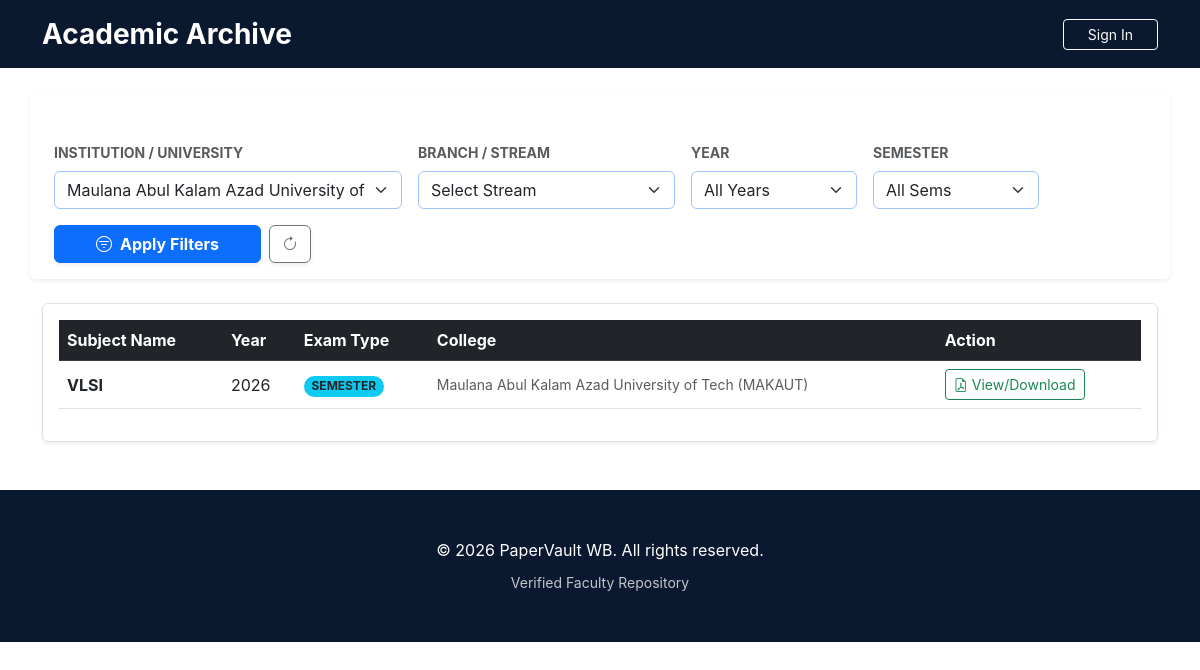
Screenshot of /search/?college=1 with the database file from the repository.
### papers/models.py (models this page shows, shortened)
class Paper(models.Model):
    EXAM_TYPES = [
        ('INTERNAL', 'Internal / CA'),
        ('SEMESTER', 'Semester (End-Sem)'),
        ('PRACTICAL', 'Practical Exam'),
    ]
    title = models.CharField(max_length=200)
    college = models.ForeignKey('colleges.College', on_delete=models.CASCADE)
    stream = models.ForeignKey('colleges.Stream', on_delete=models.CASCADE)
    semester = models.IntegerField(choices=[(i, f"Semester {i}") for i in range(1, 9)])
    year = models.IntegerField()
    subject_name = models.CharField(max_length=150)
    subject_code = models.CharField(max_length=20)
    exam_type = models.CharField(max_length=20, choices=EXAM_TYPES)
    pdf_file = models.FileField(upload_to='papers/%Y/%m/')
    uploaded_by = models.ForeignKey(User, on_delete=models.SET_NULL, null=True)
    uploaded_at = models.DateTimeField(auto_now_add=True)

### colleges/models.py (models this page shows, shortened)
class College(models.Model):
    UNIVERSITY_CHOICES = [
        ('MAKAUT', 'MAKAUT (formerly WBUT)'),
        ('JU', 'Jadavpur University'),
        ('CU', 'Calcutta University'),
        ('AUTONOMOUS', 'Autonomous Institution'),
    ]
    name = models.CharField(max_length=255)
    slug = models.SlugField(unique=True)
    university = models.CharField(max_length=20, choices=UNIVERSITY_CHOICES)
    logo = models.ImageField(upload_to='college_logos/', blank=True)

### papers/views.py (the view)
# urls.py: path('search/', views.paper_search, name='papers'),
def paper_search(request):
    papers = Paper.objects.all().order_by('-year')
    college_id = request.GET.get('college')
    stream_id = request.GET.get('stream')
    sem = request.GET.get('semester')
    year = request.GET.get('year')
    if college_id: papers = papers.filter(college_id=college_id)
    if stream_id: papers = papers.filter(stream_id=stream_id)
    if sem: papers = papers.filter(semester=sem)
    if year: papers = papers.filter(year=year)
    current_year = datetime.datetime.now().year
    year_range = range(current_year, current_year - 10, -1)
    context = {
        'papers': papers,
        'colleges': College.objects.all(),
        'streams': Stream.objects.all(),
        'year_range': year_range,
    }
    return render(request, 'papers.html', context)

### templates/papers.html (shortened to what this page needs)
{% extends 'base.html' %}
{% block content %}
<div class="container mt-4">
    <div class="card shadow-sm border-0 mb-4 p-3 animate-fadeIn row">
        <form method="GET" action="{% url 'papers' %}" class="row g-3 align-items-end">
            <div class="col-md-4">
                <label class="form-label fw-bold small text-muted text-uppercase">Institution / University</label>
                <select name="college" class="form-select shadow-none border-primary-subtle">
                    {% for c in colleges %}
                    <option value="{{c.id}}" {% if request.GET.college == c.id|stringformat:"s" %}selected{% endif %}>{{c.name}}</option>
                    {% endfor %}
                </select>
            </div>
            <div class="col-md-3">
                <label class="form-label fw-bold small text-muted text-uppercase">Branch / Stream</label>
                <select name="stream" class="form-select shadow-none border-primary-subtle">
                    <option value="">Select Stream</option>
                </select>
            </div>
            <div class="col-md-2">
                <label class="form-label fw-bold small text-muted text-uppercase">Year</label>
                    <select name="year" class="form-select shadow-none border-primary-subtle">
                        <option value="">All Years</option>
                    </select>
            </div>
            <div class="col-md-2">
                <label class="form-label fw-bold small text-muted text-uppercase">Semester</label>
                <select name="semester" class="form-select shadow-none border-primary-subtle">
                    <option value="">All Sems</option>
                </select>
            </div>
            <div class="col-md-3">
                <div class="d-flex gap-2">
                    <button type="submit" class="btn btn-primary w-100 shadow-sm fw-bold">
                        <i class="bi bi-filter-circle me-2"></i>Apply Filters
                    </button>
                    <a href="{% url 'papers' %}" class="btn btn-outline-secondary shadow-sm">
                        <i class="bi bi-arrow-clockwise"></i>
                    </a>
                </div>
            </div>
        </form>
    </div>
    <div class="table-responsive bg-white p-3 shadow-sm rounded border">
        <table class="table table-hover align-middle">
            <thead class="table-dark">
                <tr>
                    <th>Subject Name</th>
                    <th>Year</th>
                    <th>Exam Type</th>
                    <th>College</th>
                    <th>Action</th>
                </tr>
            </thead>
            <tbody>
                {% for paper in papers %}
                <tr>
                    <td class="fw-bold">{{ paper.subject_name }}</td>
                    <td>{{ paper.year }}</td>
                    <td><span class="badge rounded-pill bg-info text-dark">{{ paper.exam_type }}</span></td>
                    <td class="small text-muted">{{ paper.college.name }}</td>
                    <td>
                        <a href="{{ paper.pdf_file.url }}" class="btn btn-sm btn-outline-success" target="_blank">
                            <i class="bi bi-file-earmark-pdf me-1"></i>View/Download
                        </a>
                    </td>
                </tr>
                {% endfor %}
            </tbody>
        </table>
    </div>
</div>
{% endblock %}

### static/css/style.css (style rules this page uses)
:root { --nav-footer-bg: #0a192f; --accent-blue: #0056b3; --text-dark: #1a1a1a; --border-glow: rgba(0, 86, 179, 0.3); }
body { background-color: #ffffff; color: var(--text-dark); font-family: 'Inter', sans-serif; }

### rows the page displays
Paper: subject_name "VLSI", year "2026", exam_type "SEMESTER", college.name "Maulana Abul Kalam Azad University of Tech (MAKAUT)"

### other values shown
form field college "Maulana Abul Kalam Azad University of Tech (MAKAUT)"
